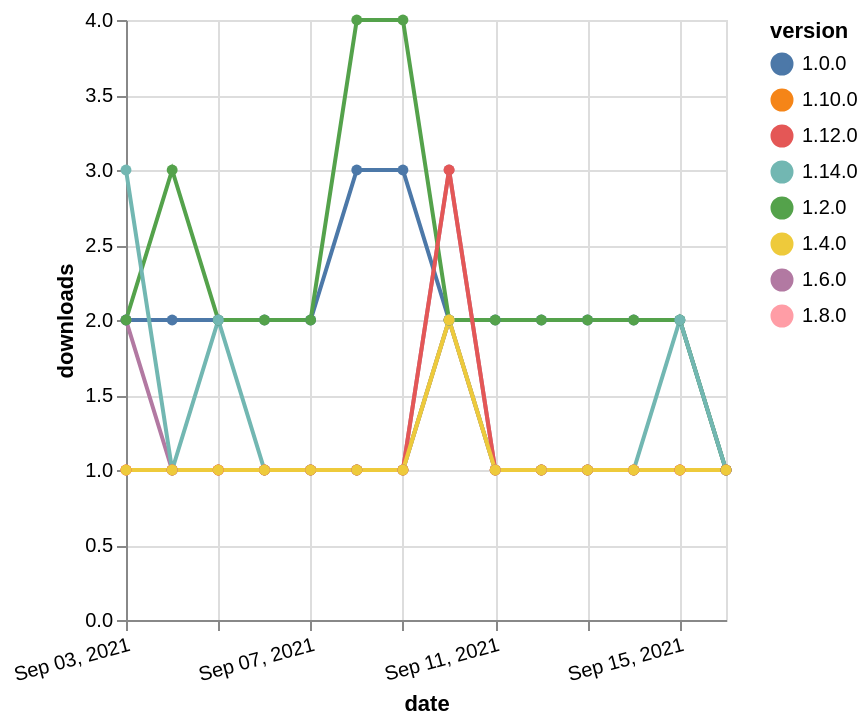

This figure's Vega-Lite source:
### Vega-Lite specification from a JSON file in a GitHub repository (floating-point values rounded to 4 significant figures)
{"$schema": "https://vega.github.io/schema/vega-lite/v5.json", "description": "A simple bar chart with embedded data.", "data": {"values": [{"date": "2021-09-03", "total": 203, "delta": 2, "version": "1.6.0"}, {"date": "2021-09-04", "total": 204, "delta": 1, "version": "1.6.0"}, {"date": "2021-09-05", "total": 205, "delta": 1, "version": "1.6.0"}, {"date": "2021-09-06", "total": 206, "delta": 1, "version": "1.6.0"}, {"date": "2021-09-07", "total": 207, "delta": 1, "version": "1.6.0"}, {"date": "2021-09-08", "total": 208, "delta": 1, "version": "1.6.0"}, {"date": "2021-09-09", "total": 209, "delta": 1, "version": "1.6.0"}, {"date": "2021-09-10", "total": 212, "delta": 3, "version": "1.6.0"}, {"date": "2021-09-11", "total": 213, "delta": 1, "version": "1.6.0"}, {"date": "2021-09-12", "total": 214, "delta": 1, "version": "1.6.0"}, {"date": "2021-09-13", "total": 215, "delta": 1, "version": "1.6.0"}, {"date": "2021-09-14", "total": 216, "delta": 1, "version": "1.6.0"}, {"date": "2021-09-15", "total": 217, "delta": 1, "version": "1.6.0"}, {"date": "2021-09-16", "total": 218, "delta": 1, "version": "1.6.0"}, {"date": "2021-09-03", "total": 187, "delta": 1, "version": "1.8.0"}, {"date": "2021-09-04", "total": 188, "delta": 1, "version": "1.8.0"}, {"date": "2021-09-05", "total": 189, "delta": 1, "version": "1.8.0"}, {"date": "2021-09-06", "total": 190, "delta": 1, "version": "1.8.0"}, {"date": "2021-09-07", "total": 191, "delta": 1, "version": "1.8.0"}, {"date": "2021-09-08", "total": 192, "delta": 1, "version": "1.8.0"}, {"date": "2021-09-09", "total": 193, "delta": 1, "version": "1.8.0"}, {"date": "2021-09-10", "total": 195, "delta": 2, "version": "1.8.0"}, {"date": "2021-09-11", "total": 196, "delta": 1, "version": "1.8.0"}, {"date": "2021-09-12", "total": 197, "delta": 1, "version": "1.8.0"}, {"date": "2021-09-13", "total": 198, "delta": 1, "version": "1.8.0"}, {"date": "2021-09-14", "total": 199, "delta": 1, "version": "1.8.0"}, {"date": "2021-09-15", "total": 200, "delta": 1, "version": "1.8.0"}, {"date": "2021-09-16", "total": 201, "delta": 1, "version": "1.8.0"}, {"date": "2021-09-03", "total": 156, "delta": 1, "version": "1.10.0"}, {"date": "2021-09-04", "total": 157, "delta": 1, "version": "1.10.0"}, {"date": "2021-09-05", "total": 158, "delta": 1, "version": "1.10.0"}, {"date": "2021-09-06", "total": 159, "delta": 1, "version": "1.10.0"}, {"date": "2021-09-07", "total": 160, "delta": 1, "version": "1.10.0"}, {"date": "2021-09-08", "total": 161, "delta": 1, "version": "1.10.0"}, {"date": "2021-09-09", "total": 162, "delta": 1, "version": "1.10.0"}, {"date": "2021-09-10", "total": 164, "delta": 2, "version": "1.10.0"}, {"date": "2021-09-11", "total": 165, "delta": 1, "version": "1.10.0"}, {"date": "2021-09-12", "total": 166, "delta": 1, "version": "1.10.0"}, {"date": "2021-09-13", "total": 167, "delta": 1, "version": "1.10.0"}, {"date": "2021-09-14", "total": 168, "delta": 1, "version": "1.10.0"}, {"date": "2021-09-15", "total": 169, "delta": 1, "version": "1.10.0"}, {"date": "2021-09-16", "total": 170, "delta": 1, "version": "1.10.0"}, {"date": "2021-09-03", "total": 2317, "delta": 2, "version": "1.0.0"}, {"date": "2021-09-04", "total": 2319, "delta": 2, "version": "1.0.0"}, {"date": "2021-09-05", "total": 2321, "delta": 2, "version": "1.0.0"}, {"date": "2021-09-06", "total": 2323, "delta": 2, "version": "1.0.0"}, {"date": "2021-09-07", "total": 2325, "delta": 2, "version": "1.0.0"}, {"date": "2021-09-08", "total": 2328, "delta": 3, "version": "1.0.0"}, {"date": "2021-09-09", "total": 2331, "delta": 3, "version": "1.0.0"}, {"date": "2021-09-10", "total": 2333, "delta": 2, "version": "1.0.0"}, {"date": "2021-09-11", "total": 2335, "delta": 2, "version": "1.0.0"}, {"date": "2021-09-12", "total": 2337, "delta": 2, "version": "1.0.0"}, {"date": "2021-09-13", "total": 2339, "delta": 2, "version": "1.0.0"}, {"date": "2021-09-14", "total": 2341, "delta": 2, "version": "1.0.0"}, {"date": "2021-09-15", "total": 2343, "delta": 2, "version": "1.0.0"}, {"date": "2021-09-16", "total": 2344, "delta": 1, "version": "1.0.0"}, {"date": "2021-09-03", "total": 2440, "delta": 2, "version": "1.2.0"}, {"date": "2021-09-04", "total": 2443, "delta": 3, "version": "1.2.0"}, {"date": "2021-09-05", "total": 2445, "delta": 2, "version": "1.2.0"}, {"date": "2021-09-06", "total": 2447, "delta": 2, "version": "1.2.0"}, {"date": "2021-09-07", "total": 2449, "delta": 2, "version": "1.2.0"}, {"date": "2021-09-08", "total": 2453, "delta": 4, "version": "1.2.0"}, {"date": "2021-09-09", "total": 2457, "delta": 4, "version": "1.2.0"}, {"date": "2021-09-10", "total": 2459, "delta": 2, "version": "1.2.0"}, {"date": "2021-09-11", "total": 2461, "delta": 2, "version": "1.2.0"}, {"date": "2021-09-12", "total": 2463, "delta": 2, "version": "1.2.0"}, {"date": "2021-09-13", "total": 2465, "delta": 2, "version": "1.2.0"}, {"date": "2021-09-14", "total": 2467, "delta": 2, "version": "1.2.0"}, {"date": "2021-09-15", "total": 2469, "delta": 2, "version": "1.2.0"}, {"date": "2021-09-16", "total": 2470, "delta": 1, "version": "1.2.0"}, {"date": "2021-09-03", "total": 118, "delta": 3, "version": "1.14.0"}, {"date": "2021-09-04", "total": 119, "delta": 1, "version": "1.14.0"}, {"date": "2021-09-05", "total": 121, "delta": 2, "version": "1.14.0"}, {"date": "2021-09-06", "total": 122, "delta": 1, "version": "1.14.0"}, {"date": "2021-09-07", "total": 123, "delta": 1, "version": "1.14.0"}, {"date": "2021-09-08", "total": 124, "delta": 1, "version": "1.14.0"}, {"date": "2021-09-09", "total": 125, "delta": 1, "version": "1.14.0"}, {"date": "2021-09-10", "total": 127, "delta": 2, "version": "1.14.0"}, {"date": "2021-09-11", "total": 128, "delta": 1, "version": "1.14.0"}, {"date": "2021-09-12", "total": 129, "delta": 1, "version": "1.14.0"}, {"date": "2021-09-13", "total": 130, "delta": 1, "version": "1.14.0"}, {"date": "2021-09-14", "total": 131, "delta": 1, "version": "1.14.0"}, {"date": "2021-09-15", "total": 133, "delta": 2, "version": "1.14.0"}, {"date": "2021-09-16", "total": 134, "delta": 1, "version": "1.14.0"}, {"date": "2021-09-03", "total": 167, "delta": 1, "version": "1.12.0"}, {"date": "2021-09-04", "total": 168, "delta": 1, "version": "1.12.0"}, {"date": "2021-09-05", "total": 169, "delta": 1, "version": "1.12.0"}, {"date": "2021-09-06", "total": 170, "delta": 1, "version": "1.12.0"}, {"date": "2021-09-07", "total": 171, "delta": 1, "version": "1.12.0"}, {"date": "2021-09-08", "total": 172, "delta": 1, "version": "1.12.0"}, {"date": "2021-09-09", "total": 173, "delta": 1, "version": "1.12.0"}, {"date": "2021-09-10", "total": 176, "delta": 3, "version": "1.12.0"}, {"date": "2021-09-11", "total": 177, "delta": 1, "version": "1.12.0"}, {"date": "2021-09-12", "total": 178, "delta": 1, "version": "1.12.0"}, {"date": "2021-09-13", "total": 179, "delta": 1, "version": "1.12.0"}, {"date": "2021-09-14", "total": 180, "delta": 1, "version": "1.12.0"}, {"date": "2021-09-15", "total": 181, "delta": 1, "version": "1.12.0"}, {"date": "2021-09-16", "total": 182, "delta": 1, "version": "1.12.0"}, {"date": "2021-09-03", "total": 225, "delta": 1, "version": "1.4.0"}, {"date": "2021-09-04", "total": 226, "delta": 1, "version": "1.4.0"}, {"date": "2021-09-05", "total": 227, "delta": 1, "version": "1.4.0"}, {"date": "2021-09-06", "total": 228, "delta": 1, "version": "1.4.0"}, {"date": "2021-09-07", "total": 229, "delta": 1, "version": "1.4.0"}, {"date": "2021-09-08", "total": 230, "delta": 1, "version": "1.4.0"}, {"date": "2021-09-09", "total": 231, "delta": 1, "version": "1.4.0"}, {"date": "2021-09-10", "total": 233, "delta": 2, "version": "1.4.0"}, {"date": "2021-09-11", "total": 234, "delta": 1, "version": "1.4.0"}, {"date": "2021-09-12", "total": 235, "delta": 1, "version": "1.4.0"}, {"date": "2021-09-13", "total": 236, "delta": 1, "version": "1.4.0"}, {"date": "2021-09-14", "total": 237, "delta": 1, "version": "1.4.0"}, {"date": "2021-09-15", "total": 238, "delta": 1, "version": "1.4.0"}, {"date": "2021-09-16", "total": 239, "delta": 1, "version": "1.4.0"}]}, "width": "container", "mark": {"type": "line", "point": {"filled": true}}, "encoding": {"x": {"field": "date", "type": "temporal", "timeUnit": "yearmonthdate", "title": "date", "axis": {"labelAngle": -15}}, "y": {"field": "delta", "type": "quantitative", "title": "downloads"}, "color": {"field": "version", "type": "nominal"}, "tooltip": {"field": "delta"}}}
